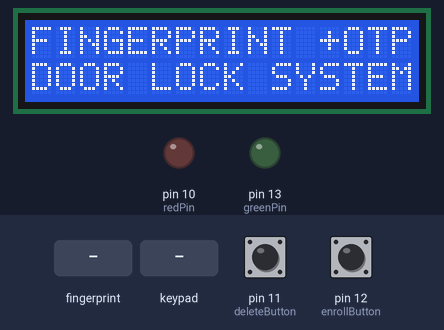
Simulated run of this sketch. Board: Arduino Uno, built with avr-gcc and run on an emulated ATmega328P. Shown: 16×2 character LCD, output pins drawn as LEDs (lit = HIGH). Inputs (shaded band) come from the test bench; at power-on: pin 11 (deleteButton) HIGH, pin 12 (enrollButton) HIGH. Random numbers use the default seed unless the sketch sets one; the modem accepts every AT command (registered, SIM ready, sends succeed) and sends nothing else; what the sketch prints to the serial monitor is not drawn.

Above: at 2.2 s.
2.3 s: finger stored as number 1 placed on the sensor
5.3 s: keypad keys 4 5 6 7 pressed 0.4 s apart
At 7.0 s:
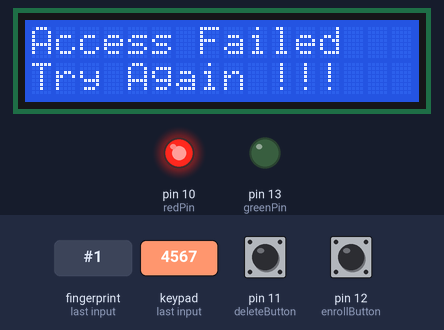
8.4 s: pin 11 (deleteButton) pulled LOW for 3.2 s
At 11.1 s:
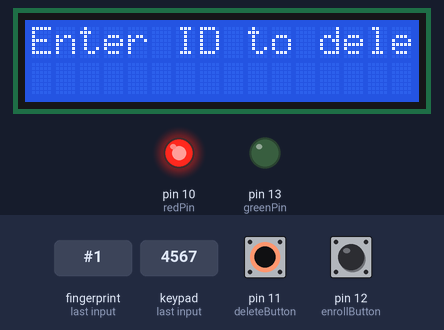
13.1 s: key '1' pressed
At 13.9 s:
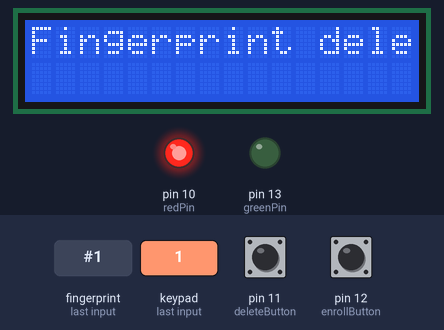
16.1 s: pin 12 (enrollButton) pulled LOW for 0.15 s
At 16.9 s:
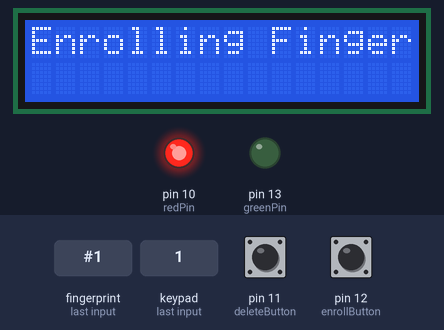
19.2 s: key '2' pressed
At 19.6 s:
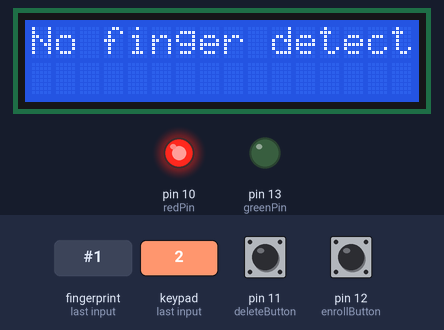
Timing chart, 0 to 22.2 s (numbered marks = the images above; inputs shaded):
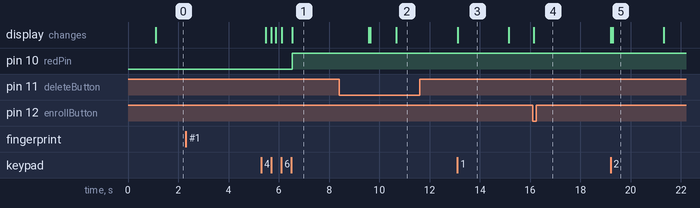

The sketch:

FNGERPRINT_OTP.ino
```cpp
#include <Wire.h>
#include <LiquidCrystal_I2C.h>
#include <SoftwareSerial.h>
#include <Adafruit_Fingerprint.h>
#include <Keypad.h>
#include <Servo.h>

#define redPin 10
#define greenPin 13

#define enrollButton 12
#define deleteButton 11

const byte ROWS = 4;
const byte COLS = 4;
char hexaKeys[ROWS][COLS] = {
  {'1', '2', '3', 'A'},
  {'4', '5', '6', 'B'},
  {'7', '8', '9', 'C'},
  {'*', '0', '#', 'D'}
};
byte rowPins[ROWS] = {A0, A1, A2, A3};
byte colPins[COLS] = {4, 5, 6, 7};
Keypad customKeypad = Keypad(makeKeymap(hexaKeys), rowPins, colPins, ROWS, COLS);

LiquidCrystal_I2C lcd(0x27, 16, 2);
SoftwareSerial sim800l(8,9); // RX, TX for GSM
SoftwareSerial fingerPrint(3, 2); // RX, TX for fingerprint

Adafruit_Fingerprint finger = Adafruit_Fingerprint(&fingerPrint);
Servo myServo;

int otp;
String otpstring = "";

void setup() {
  pinMode(redPin, OUTPUT);
  pinMode(greenPin, OUTPUT);
  digitalWrite(redPin, LOW);
  digitalWrite(greenPin, LOW);

  lcd.init();
  lcd.backlight();

  sim800l.begin(4800);
  Serial.begin(115200);

  finger.begin(57600);

  // Configure buttons as INPUT_PULLUP
  pinMode(enrollButton, INPUT_PULLUP);
  pinMode(deleteButton, INPUT_PULLUP);
}

void loop() {
  lcd.setCursor(0, 0);
  lcd.print("FINGERPRINT +OTP");
  lcd.setCursor(0, 1);
  lcd.print("DOOR LOCK SYSTEM");

  if (getFingerprintIDez() >= 0) {
    otp = random(2000, 9999);
    otpstring = String(otp);
    SendSMS();
    lcd.clear();
    lcd.setCursor(0, 0);
    lcd.print(" OTP Sent to");
    lcd.setCursor(0, 1);
    lcd.print(" Your Mobile");
    delay(100);
    Serial.println(otpstring);
    delay(100);
    lcd.clear();
    lcd.setCursor(0, 0);
    lcd.print("Enter OTP :");
    getotp();
  } else {
    checkButtons();
  }
}

int getFingerprintIDez() {
  uint8_t p = finger.getImage();

  if (p != FINGERPRINT_OK) {
    return -1;
  }

  p = finger.image2Tz();

  if (p != FINGERPRINT_OK) {
    return -1;
  }

  p = finger.fingerFastSearch();

  if (p != FINGERPRINT_OK) {
    return -1;
  }

  // found a match!
  Serial.print("Found ID #");
  Serial.print(finger.fingerID);
  return finger.fingerID;
}

void getotp() {
  String enteredOTP = "";
  while (enteredOTP.length() < 4) {
    char key = customKeypad.getKey();
    if (key) {
      lcd.setCursor(0, 1);
      enteredOTP += key;
      lcd.print(enteredOTP);
    }
  }

  Serial.print("Entered OTP is ");
  Serial.println(enteredOTP);

  if (otpstring == enteredOTP) {
    lcd.setCursor(0, 0);
    lcd.print("Access Granted");
    lcd.setCursor(0, 1);
    lcd.print("Door Opening");
    digitalWrite(redPin, LOW);
    digitalWrite(greenPin, HIGH);
    delay(5000);
    digitalWrite(greenPin, LOW);
  } else {
    lcd.setCursor(0, 0);
    lcd.print("Access Failed");
    lcd.setCursor(0, 1);
    lcd.print("Try Again !!!");
    digitalWrite(redPin, HIGH);
    delay(3000);
  }
}

void SendSMS() {
  Serial.println("Sending SMS...");
  sim800l.print("AT+CMGF=1\r");
  delay(100);
  sim800l.print("AT+CSMP=17,167,0,0\r");
  delay(500);
  sim800l.print("AT+CMGS=\"+254726010655\"\r");
  delay(500);
  sim800l.print("Your OTP is " + otpstring + " Just Type OTP And Unlock The Door");
  delay(500);
  sim800l.print((char)26);
  delay(500);
  sim800l.println();
  Serial.println("Text Sent.");
  delay(500);
}

void checkButtons() {
  if (digitalRead(enrollButton) == LOW) {
    lcd.clear();
    lcd.print("Enrolling Finger");
    delay(1000);
    enrollFingerprint();
  } else if (digitalRead(deleteButton) == LOW) {
    lcd.clear();
    lcd.print("Deleting Finger");
    delay(1000);
    deleteFingerprint();
  }
}

void enrollFingerprint() {
  int id = -1;
  while (id == -1) {
    lcd.clear();
    lcd.print("Enter ID (0-9):");
    char key = customKeypad.getKey();
    if (key >= '0' && key <= '9') {
      id = key - '0';
    }
  }

  uint8_t p = finger.getImage();
  if (p != FINGERPRINT_OK) {
    lcd.clear();
    lcd.print("No finger detected");
    delay(2000);
    return;
  }

  p = finger.image2Tz(1);
  if (p != FINGERPRINT_OK) {
    lcd.clear();
    lcd.print("Error converting");
    delay(2000);
    return;
  }

  lcd.clear();
  lcd.print("Remove finger");
  delay(2000);

  p = 0;
  while (p != FINGERPRINT_NOFINGER) {
    p = finger.getImage();
  }

  lcd.clear();
  lcd.print("Place finger again");
  delay(2000);

  p = finger.getImage();
  if (p != FINGERPRINT_OK) {
    lcd.clear();
    lcd.print("No finger detected");
    delay(2000);
    return;
  }

  p = finger.image2Tz(2);
  if (p != FINGERPRINT_OK) {
    lcd.clear();
    lcd.print("Error converting");
    delay(2000);
    return;
  }

  p = finger.createModel();
  if (p != FINGERPRINT_OK) {
    lcd.clear();
    lcd.print("Error creating model");
    delay(2000);
    return;
  }

  p = finger.storeModel(id);
  if (p != FINGERPRINT_OK) {
    lcd.clear();
    lcd.print("Error storing model");
    delay(2000);
    return;
  }

  lcd.clear();
  lcd.print("Enrollment success");
  delay(2000);
}

void deleteFingerprint() {
  lcd.clear();
  lcd.print("Enter ID to delete");
  int idToDelete = -1;
  while (idToDelete == -1) {
    char key = customKeypad.getKey();
    if (key >= '0' && key <= '9') {
      idToDelete = key - '0';
    }
  }

  uint8_t p = finger.deleteModel(idToDelete);
  if (p == FINGERPRINT_OK) {
    lcd.clear();
    lcd.print("Fingerprint deleted");
    delay(2000);
  } else {
    lcd.clear();
    lcd.print("Failed to delete");
    delay(2000);
  }
}
```

Measured:
- after the input at 2.3 s, every drawn part: stays the same
- after the input at 5.3 s, pin 10 (redPin): LOW → HIGH after 1.2 s
- after the input at 13.1 s, the display: changes at once (image 3)
- after the input at 16.1 s, the display: changes after 0.05 s (image 4)
- what the display in image 3 shows lasts 2.1 s, from 13.1 s to 15.2 s
